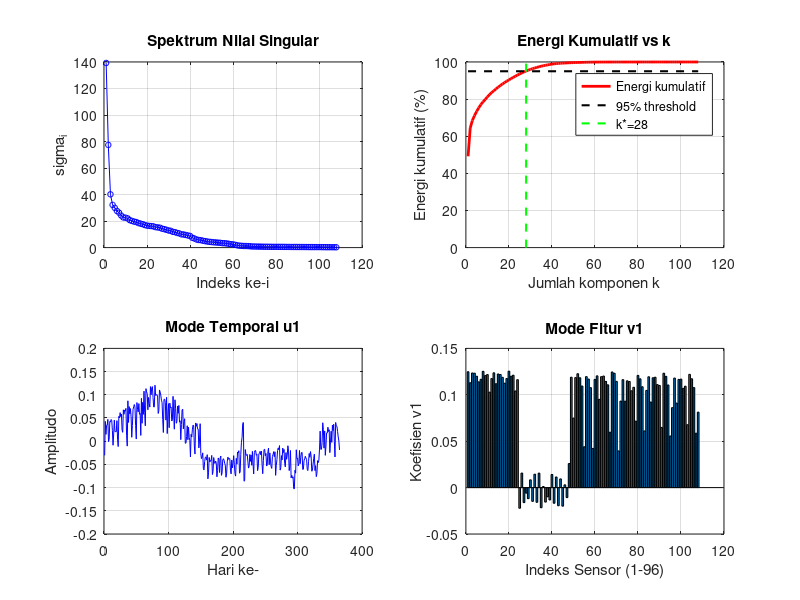
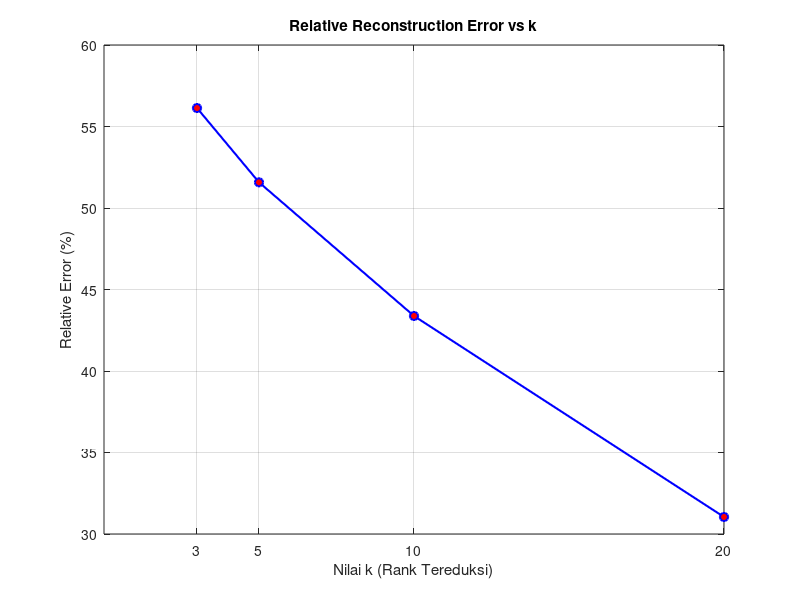

Write the MATLAB code that produced these figures, in order. (Note: this script raises an error after producing the figures.)
clear; clc;

% Membaca dataset dari file CSV
data = dlmread('DataSet_KualitasUdara_K1.csv', ',', 1, 0);
% Mengekstrak  data (kolom 2 sampai 97)
A = data(:, 2:end);

%% BAGIAN 1
% Menampilkan ukuran matriks diawal untuk memverifikasi 
fprintf('BAGIAN 1: Matriks A dan Normalisasi Z-Score\n');
fprintf('Ukuran matriks A: %d baris x %d kolom\n', size(A, 1), size(A, 2));
[m, n] = size(A); % m = 365 (baris), n = 96 (kolom)

mean_j = (ones(1,m) * A) / m; % menghitung mean dari setiap kolom menggunakan operasi
                              % matriks dengan menjumlahkan semua baris tiap kolom, lalu dibagi m
simpangan = A - ones(m,1) * mean_j; % Menghtung simpangan agar rata-rata tiap kolom = 0
varians = (ones(1,m) * (simpangan .^ 2)) / m; % Menghitung varians setiap kolom
stddv = sqrt(varians); % Menghitung standar deviasi
% Mulai menghitung z_Score
Z = simpangan ./ (ones(m,1) * stddv);
fprintf('Ukuran matriks Z (setelah normalisasi): %d baris x %d kolom\n', size(Z,1), size(Z,2));
% verifikasi hasil normalisasi
mean_Z    = (ones(1,m) * Z) / m;
varians_Z   = (ones(1,m) * ((Z - ones(m,1)*mean_Z) .^ 2)) / m;
stddv_Z = sqrt(varians_Z);

fprintf('Verifikasi Normalisasi Z-Score:\n');
fprintf('Max nilai absolut mean Z : %.2e\n', max(abs(mean_Z)));
fprintf('Max selisih std Z dari 1 : %.2e\n', max(abs(stddv_Z - 1)));
fprintf('Min nilai Z : %.4f\n', min(Z(:)));
fprintf('Max nilai Z : %.4f\n', max(Z(:)));

%% Bagian 2 
% Melakukan SVD penuh pada matriks Z = U * S * V'
fprintf('BAGIAN 2: SVD Penuh dan Analisis Spektrum\n');

% Menghasilkan U(365x96), S(96x96), V(96x96)
[U, S, V] = svd(Z, 'econ');

% Menampilkan ukuran ketiga matriks hasil SVD untuk verifikasi
fprintf('Ukuran U  : %d x %d\n', size(U,1), size(U,2)); % vektor singular kiri
fprintf('Ukuran S  : %d x %d\n', size(S,1), size(S,2)); % nilai singular
fprintf('Ukuran V  : %d x %d\n', size(V,1), size(V,2)); % vektor singular kanan

% Verifikasi rekonstruksi Z = U * S * V'
Z_rekon = U * S * V';
err_rekon = norm(Z - Z_rekon, 'fro');
fprintf('Verifikasi rekonstruksi Z = U*S*V :\n');
fprintf('norm(Z - U*S*V) = %.2e\n', err_rekon);

% Verifikasi sifat ortogonal U dan V
err_U = max(max(abs(U'*U - eye(size(U,2)))));
err_V = max(max(abs(V'*V - eye(size(V,2)))));
fprintf('Cek U x U = I : max error = %.2e\n', err_U);
fprintf('Cek V x V = I : max error = %.2e\n', err_V);

% Mengambil nilai singular dari diagonal matriks S
sv = diag(S);

% Menghitung energi tiap komponen
energi = sv .^ 2;
total_energi = (ones(1, length(sv)) * energi);
energi_prop = energi / total_energi; % proporsi energi tiap komponen
energi_kum = cumsum(energi_prop); % energi kumulatif

% Menampilkan 10 nilai singular terbesar
fprintf('10 Nilai Singular Terbesar:\n');
fprintf('  i  |  sigma_i  |  Energi(%%)  |  Kumulatif(%%)\n');
fprintf('-----|-----------|------------|-------------\n');
for i = 1:10
    fprintf('  %2d | %9.4f | %10.4f | %11.4f\n', ...
        i, sv(i), energi_prop(i)*100, energi_kum(i)*100);
end

% Dekomposisi rank-1: Z = sigma1*u1*v1' + sigma2*u2*v2' + ...
fprintf('Dekomposisi Rank-1 (20 komponen pertama):\n');
fprintf('  i  |  sigma_i  |  Error sisa\n');
fprintf('-----|-----------|------------\n');

Z_approx = zeros(m, n); % matriks akumulasi komponen rank-1
for i = 1:20
    % Menambahkan komponen rank-1 ke-i
    komponen_i = S(i,i) * U(:,i) * V(:,i)';
    Z_approx = Z_approx + komponen_i;
    sisa = norm(Z - Z_approx, 'fro'); % error sisa setelah i komponen
    fprintf('  %2d | %9.4f | %11.4f\n', i, sv(i), sisa);
end

% Menentukan rank efektif k* berdasarkan energi kumulatif >= 95%
% k* = jumlah komponen minimum yang merangkum 95% variansi data
fprintf('Rank efektif untuk berbagai threshold energi:\n');
for thr = [0.90, 0.95, 0.99]
    k_thr = find(energi_kum >= thr, 1, 'first');
    fprintf('k untuk %.0f%% energi: %d (dari %d total)\n', thr*100, k_thr, n);
end

% Menetapkan rank efektif utama = 95%
k_efektif = find(energi_kum >= 0.95, 1, 'first');
fprintf('Rank efektif k* = %d\n', k_efektif);
fprintf('Energi kumulatif pada k=%d : %.4f%%\n', k_efektif, energi_kum(k_efektif)*100);

% Rekonstruksi rank-k untuk beberapa nilai k
k_list = unique([3, 5, 10, 20, k_efektif]);
fprintf('Rekonstruksi Rank-k:\n');
fprintf('  k  |  Energi Kum(%%)  |  Rel. Error(%%)\n');
fprintf('-----|----------------|---------------\n');
for idx = 1:length(k_list)
    k = k_list(idx);
    % Merekonstruksi Z dengan k komponen pertama
    Z_k = U(:,1:k) * S(1:k,1:k) * V(:,1:k)';
    % Menghitung relative error hasil rekonstruksi
    rel_err = norm(Z - Z_k, 'fro') / norm(Z, 'fro');
    fprintf('  %2d  | %14.4f | %13.4f\n', k, energi_kum(k)*100, rel_err*100);
end

% Menampilkan interpretasi nilai singular
fprintf('Interpretasi Nilai Singular:\n');
fprintf('sigma_1 = %.4f (%.2f%%) -> pola polusi dominan\n', sv(1), energi_prop(1)*100);
fprintf('sigma_2 = %.4f (%.2f%%) -> pola sekunder\n', sv(2), energi_prop(2)*100);
fprintf('sigma_%d = %.4f (%.2f%%) -> mulai merepresentasikan noise\n', ...
    k_efektif+1, sv(k_efektif+1), energi_prop(k_efektif+1)*100);

% Visualisasi spektrum nilai singular dan energi kumulatif
figure;

% Plot spektrum nilai singular
subplot(2, 2, 1);
plot(1:n, sv, 'b-o', 'MarkerSize', 4);
xlabel('Indeks ke-i');
ylabel('sigma_i');
title('Spektrum Nilai Singular');
grid on;

% Plot energi kumulatif dengan garis threshold 95%
subplot(2, 2, 2);
plot(1:n, energi_kum*100, 'r-', 'LineWidth', 2);
hold on;
plot([1 n], [95 95], 'k--', 'LineWidth', 1.5);
plot([k_efektif k_efektif], [0 100], 'g--', 'LineWidth', 1.5);
xlabel('Jumlah komponen k');
ylabel('Energi kumulatif (%)');
title('Energi Kumulatif vs k');
legend('Energi kumulatif', '95% threshold', sprintf('k*=%d', k_efektif));
grid on;

% Plot mode temporal u1 (pola polusi dominan sepanjang 365 hari)
subplot(2, 2, 3);
plot(1:365, U(:,1), 'b-');
xlabel('Hari ke-');
ylabel('Amplitudo');
title('Mode Temporal u1');
grid on;

% Plot mode fitur v1 
subplot(2, 2, 4);
bar(1:n, V(:,1));
xlabel('Indeks Sensor (1-96)');
ylabel('Koefisien v1');
title('Mode Fitur v1');
grid on;

%% Bagian 3 
% Rekonstruksi Matriks dengan Rank Tereduksi
fprintf('\nBAGIAN 3: Rekonstruksi Matriks (k = 3, 5, 10, 20)\n');

% Daftar nilai k yang akan dievaluasi
k_values = [3, 5, 10, 20];
errors = zeros(length(k_values), 1);

% Rumus: Akar dari jumlah kuadrat seluruh elemen matriks
kuadrat_Z = Z .^ 2;
jumlah_kuadrat_Z = sum(sum(kuadrat_Z)); % menjumlahkan semua elemen baris dan kolom
norm_Z_manual = sqrt(jumlah_kuadrat_Z);

for i = 1:length(k_values)
    k_val = k_values(i);

    % Mengambil k kolom/baris pertama dari U, S, dan V
    Uk = U(:, 1:k_val);
    Sk = S(1:k_val, 1:k_val);
    Vk = V(:, 1:k_val);

    % Rekonstruksi matriks tereduksi (Z_k)
    Zk = Uk * Sk * Vk';
    
    % 2. Menghitung relative reconstruction error 
    % Menghitung matriks selisih (Z - Zk)
    matriks_selisih = Z - Zk;

    % Menghitung Frobenius norm dari matriks selisih
    kuadrat_selisih = matriks_selisih .^ 2;
    jumlah_kuadrat_selisih = sum(sum(kuadrat_selisih));
    norm_selisih_manual = sqrt(jumlah_kuadrat_selisih);

    % Menghitung error relatif: ||Z - Z_k||_F / ||Z||_F
    rel_error = norm_selisih_manual / norm_Z_manual;
    errors(i) = rel_error;

    fprintf('Relative reconstruction error untuk k = %2d: %.4f (%.2f%%)\n', k_val, rel_error, rel_error * 100);
end

% Visualisasi Error Rekonstruksi 
figure('Name', 'Reconstruction Error', 'NumberTitle', 'off');
plot(k_values, errors * 100, 'b-o', 'LineWidth', 1.5, 'MarkerSize', 6, 'MarkerFaceColor', 'r');
title('Relative Reconstruction Error vs k');
xlabel('Nilai k (Rank Tereduksi)');
ylabel('Relative Error (%)');
xticks(k_values);
grid on;

%% Bagian 4
% Ekstraksi dan Validasi Dataset
data = readtable('dummydataset.csv', 'VariableNamingRule', 'preserve');
x_data = data{:, 1};       
y_data = data{:, 2};       

% Konversi ke format numerik standar jika data terbaca sebagai cell/string
if iscell(y_data), y_data = str2double(y_data); end
if iscell(x_data), x_data = str2double(x_data); end

% Menghapus baris yang mengandung NaN untuk mencegah error kalkulasi
valid_idx = ~isnan(x_data) & ~isnan(y_data);
x_data = x_data(valid_idx);
y_data = y_data(valid_idx);

%  Penentuan Titik Puncak
[max_val, max_idx] = max(y_data);
x0 = x_data(max_idx);      

%  Pembentukan Window Data (15 Hari)
win_size = 15;
idx_start = max(1, max_idx - win_size);
idx_end = min(length(x_data), max_idx + win_size);

x_win = x_data(idx_start:idx_end);
y_win = y_data(idx_start:idx_end);

%  TRANSFORMASI TITIK PUSAT (Menghindari "Badly Conditioned Polynomial")
dx = x_win - x0; 

%  Curve Fitting pada Data Terpusat
p = polyfit(dx, y_win, 8);

%  Eksekusi Turunan Analitik
p1 = polyder(p); p2 = polyder(p1); p3 = polyder(p2);
p4 = polyder(p3); p5 = polyder(p4); p6 = polyder(p5);
p7 = polyder(p6);

% Evaluasi di titik pusat lokal (dx = 0)
d0 = polyval(p, 0);  d1 = polyval(p1, 0); d2 = polyval(p2, 0);
d3 = polyval(p3, 0); d4 = polyval(p4, 0); d5 = polyval(p5, 0);
d6 = polyval(p6, 0); d7 = polyval(p7, 0);

%  Substitusi Deret Taylor (Orde 3, 5, 7)
T3 = d0 + d1.*dx + (d2/factorial(2)).*dx.^2 + (d3/factorial(3)).*dx.^3;
T5 = T3 + (d4/factorial(4)).*dx.^4 + (d5/factorial(5)).*dx.^5;
T7 = T5 + (d6/factorial(6)).*dx.^6 + (d7/factorial(7)).*dx.^7;

%  Kalkulasi Galat Absolut Analitik
f_true = polyval(p, dx);
err3 = abs(f_true - T3);
err5 = abs(f_true - T5);
err7 = abs(f_true - T7);

%  Visualisasi Render
figure('Name', 'Aproksimasi Deret Taylor PM2.5');
plot(x_win, y_win, 'ko', 'MarkerFaceColor', 'k', 'DisplayName', 'Data Asli'); hold on;
plot(x_win, f_true, 'k-', 'LineWidth', 2, 'DisplayName', 'Fungsi Asli f(x)');
plot(x_win, T3, 'r--', 'LineWidth', 1.5, 'DisplayName', 'Taylor Orde 3');
plot(x_win, T5, 'g-.', 'LineWidth', 1.5, 'DisplayName', 'Taylor Orde 5');
plot(x_win, T7, 'b:', 'LineWidth', 1.5, 'DisplayName', 'Taylor Orde 7');
plot(x0, max_val, 'm*', 'MarkerSize', 10, 'DisplayName', 'Titik Puncak');
legend('Location', 'best'); xlabel('Hari Ke-'); ylabel('Konsentrasi PM2.5'); grid on;

figure('Name', 'Analisis Galat Aproksimasi');
plot(x_win, err3, 'r-', 'LineWidth', 1.5, 'DisplayName', 'Galat Orde 3'); hold on;
plot(x_win, err5, 'g-', 'LineWidth', 1.5, 'DisplayName', 'Galat Orde 5');
plot(x_win, err7, 'b-', 'LineWidth', 1.5, 'DisplayName', 'Galat Orde 7');
legend('Location', 'best'); xlabel('Hari Ke-'); ylabel('Galat Absolut'); grid on;


%% Bagian 5
fprintf('BAGIAN 5: Perhitungan Paparan Polutan Menggunakan Integral\n');
%Turunan parsial fungsi konsentrasi polutan
PM25 = A(:, 1); % PM2.5 titik pemantauan 1
n_hari = length(PM25); % 365
%Suhu dalam Celsius: 25-35 derajat
T = 28 + 5 * sin(2*pi*(1:n_hari)/365)';
%Kelembaban dalam persen: 60-90%
H = 75 + 15 * cos(2*pi*(1:n_hari)/365)';
%Kecepatan Angin dalam m/s: 1-5 m/s
W = 3 + 2 * sin(2*pi*(1:n_hari)/180)';

%Rumus: C(T, H, W) = a0 + a1*T + a2*H + a3*W + a4*T*H + a5*H*W
fprintf('\nMenghitung koefisien regresi...\n');

%Susun matriks fitur X
X = [ones(n_hari,1), T, H, W, T.*H, H.*W];

%Hitung koefisien dengan metode Least Squares: a = (X'X)^-1 * X' * C
a = (X' * X) \ (X' * PM25);

fprintf('Koefisien model berhasil dihitung.\n');
fprintf('  a0 (konstanta) = %.4f\n', a(1));
fprintf('  a1 (suhu T)    = %.4f\n', a(2));
fprintf('  a2 (kelembaban H) = %.4f\n', a(3));
fprintf('  a3 (angin W)   = %.4f\n', a(4));
fprintf('  a4 (T*H)       = %.4f\n', a(5));
fprintf('  a5 (H*W)       = %.4f\n', a(6));

fprintf('\n Turunan parsial analitik \n'); 

%Hitung nilai rata-rata T, H, W
T_mean = mean(T);
H_mean = mean(H);
W_mean = mean(W);

dC_dT = a(2) + a(5) * H_mean;
dC_dH = a(3) + a(5) * T_mean + a(6) * W_mean;
dC_dW = a(4) + a(6) * H_mean;

fprintf('Dihitung pada titik rata-rata: T=%.2f, H=%.2f, W=%.2f\n', T_mean, H_mean, W_mean);
fprintf('\ndC/dT (terhadap suhu)        = %.4f ug/m3 per degC\n', dC_dT);
fprintf('dC/dH (terhadap kelembaban)  = %.4f ug/m3 per persen\n', dC_dH);
fprintf('dC/dW (terhadap angin)       = %.4f ug/m3 per m/s\n', dC_dW);

%Rumus beda hingga: df/dx ≈ [f(x+h) - f(x-h)] / (2h)

fprintf('\n Verifikasi turunan numerik\n');

h = 0.01; % langkah kecil

% Fungsi anonim model C
C_model = @(t, hh, w) a(1) + a(2)*t + a(3)*hh + a(4)*w + a(5)*t.*hh + a(6)*hh.*w;

%Turunan numerik di titik rata-rata
dC_dT_num = (C_model(T_mean+h, H_mean, W_mean) - C_model(T_mean-h, H_mean, W_mean)) / (2*h);
dC_dH_num = (C_model(T_mean, H_mean+h, W_mean) - C_model(T_mean, H_mean-h, W_mean)) / (2*h);
dC_dW_num = (C_model(T_mean, H_mean, W_mean+h) - C_model(T_mean, H_mean, W_mean-h)) / (2*h);

fprintf('dC/dT numerik = %.4f  (analitik = %.4f)\n', dC_dT_num, dC_dT);
fprintf('dC/dH numerik = %.4f  (analitik = %.4f)\n', dC_dH_num, dC_dH);
fprintf('dC/dW numerik = %.4f  (analitik = %.4f)\n', dC_dW_num, dC_dW);

%Hitung turunan parsial harian untuk semua data
dC_dT_harian = a(2) + a(5) .* H;
dC_dH_harian = a(3) + a(5) .* T + a(6) .* W;
dC_dW_harian = a(4) + a(6) .* H;

%visualisasi 
figure('Name', 'Bagian 5 - Turunan Parsial', 'Position', [100, 100, 1200, 800]);

%Plot 1: Data PM2.5 asli
subplot(2, 3, 1);
plot(1:n_hari, PM25, 'b-', 'LineWidth', 1.2);
xlabel('Hari ke-'); ylabel('PM2.5 (ug/m3)');
title('Data PM2.5 Asli (Titik 1)');
grid on;

%Plot 2: dC/dT harian
subplot(2, 3, 2);
plot(1:n_hari, dC_dT_harian, 'r-', 'LineWidth', 1.2);
xlabel('Hari ke-'); ylabel('dC/dT');
title('Turunan Parsial terhadap Suhu (T)');
grid on;
yline(0, 'k--', 'nol');

%Plot 3: dC/dH harian
subplot(2, 3, 3);
plot(1:n_hari, dC_dH_harian, 'g-', 'LineWidth', 1.2);
xlabel('Hari ke-'); ylabel('dC/dH');
title('Turunan Parsial terhadap Kelembaban (H)');
grid on;
yline(0, 'k--', 'nol');

%Plot 4: dC/dW harian
subplot(2, 3, 4);
plot(1:n_hari, dC_dW_harian, 'm-', 'LineWidth', 1.2);
xlabel('Hari ke-'); ylabel('dC/dW');
title('Turunan Parsial terhadap Kecepatan Angin (W)');
grid on;
yline(0, 'k--', 'nol');

%Plot 5: Membandingkan turunan
subplot(2, 3, 5);
bar([dC_dT, dC_dH, dC_dW]);
set(gca, 'XTickLabel', {'dC/dT', 'dC/dH', 'dC/dW'});
ylabel('Nilai Turunan di Titik Rata-rata');
title('Perbandingan Turunan Parsial');
grid on;

%Plot 6: PM2.5 vs Suhu untuk scatter plyt
subplot(2, 3, 6);
scatter(T, PM25, 10, 'b', 'filled', 'MarkerFaceAlpha', 0.3);
xlabel('Suhu (degC)'); ylabel('PM2.5 (ug/m3)');
title('Hubungan PM2.5 vs Suhu');
grid on;

sgtitle('Bagian 5: Analisis Turunan Parsial Konsentrasi Polutan PM2.5');

fprintf('\n=== INTERPRETASI FISIK ===\n');

if dC_dT < 0
    fprintf('dC/dT < 0 : Ketika suhu naik 1 degC, konsentrasi PM2.5 TURUN %.4f ug/m3\n', abs(dC_dT));
    fprintf('  -> Suhu tinggi menyebabkan konveksi udara, polutan terbawa ke atas (menyebar)\n');
else
    fprintf('dC/dT > 0 : Ketika suhu naik 1 degC, konsentrasi PM2.5 NAIK %.4f ug/m3\n', dC_dT);
    fprintf('  -> Suhu tinggi meningkatkan reaksi kimia pembentukan polutan sekunder\n');
end

if dC_dH > 0
    fprintf('\ndC/dH > 0 : Ketika kelembaban naik 1%%, konsentrasi PM2.5 NAIK %.4f ug/m3\n', dC_dH);
    fprintf('  -> Kelembaban tinggi menyebabkan partikel PM2.5 menggumpal (hygroscopic growth)\n');
else
    fprintf('\ndC/dH < 0 : Ketika kelembaban naik 1%%, konsentrasi PM2.5 TURUN %.4f ug/m3\n', abs(dC_dH));
    fprintf('  -> Kelembaban tinggi menyebabkan partikel mengendap (wet deposition)\n');
end

if dC_dW < 0
    fprintf('\ndC/dW < 0 : Ketika angin naik 1 m/s, konsentrasi PM2.5 TURUN %.4f ug/m3\n', abs(dC_dW));
    fprintf('  -> Angin kencang mengencerkan dan menyebarkan polutan ke area lebih luas\n');
else
    fprintf('\ndC/dW > 0 : Ketika angin naik 1 m/s, konsentrasi PM2.5 NAIK %.4f ug/m3\n', dC_dW);
    fprintf('  -> Angin membawa polutan dari daerah lain ke titik pemantauan\n');
end

%% Bagian 6
% Analisis Paparan Polutan Menggunakan Integral
data_asli = A;
profil_harian = mean(data_asli, 1); % Menghitung nilai mean tiap kolom sensor sepanjang tahun

% Membentuk domain kontinu waktu (t) dari jam 0 hingga jam 24.
t_data = linspace(0, 24, length(profil_harian));

% Menentukan batas-batas integrasi batas bawah (a) dan batas atas (b)
t_pagi_mulai = 6; t_pagi_selesai = 14; % Jendela waktu Pagi - Siang (8 jam)
t_malam_mulai = 14; t_malam_selesai = 22; % Jendela waktu Siang - Malam (8 jam)

% Digunakan polinomial derajat 7 (orde 7) untuk memodelkan fluktuasi polutan udara secara smooth
orde_poly = 7;
p_integral = polyfit(t_data, profil_harian, orde_poly);

% Proses Integrasi Simbolik 
p_integrasi = [p_integral ./ (orde_poly+1:-1:1), 0];

% Menghitung akumulasi eksak untuk Periode 1 (Pagi - Siang: 06.00 s.d 14.00)
analitik_pagi = polyval(p_integrasi, t_pagi_selesai) - polyval(p_integrasi, t_pagi_mulai);

% Menghitung akumulasi eksak untuk Periode 2 (Siang - Malam: 14.00 s.d 22.00)
analitik_malam = polyval(p_integrasi, t_malam_selesai) - polyval(p_integrasi, t_malam_mulai);

% Menggunakan pemetaan kondisi logis untuk mencari indeks baris di dalam matriks
idx_6 = find(t_data >= t_pagi_mulai, 1, 'first');
idx_14 = find(t_data >= t_pagi_selesai, 1, 'first');
idx_22 = find(t_data >= t_malam_selesai, 1, 'first');

% A. Perhitungan Aturan Trapesium untuk Jendela Pagi-Siang
t_pagi = t_data(idx_6:idx_14);       % Mengiris partisi waktu internal pagi
y_pagi = profil_harian(idx_6:idx_14);% Mengiris nilai polutan koordinat Y
N_pagi = length(t_pagi) - 1;         % Jumlah sub-interval partisi trapesium
h_pagi = (t_pagi(end) - t_pagi(1)) / N_pagi; % Menghitung lebar langkah (step size h)
% Implementasi Aturan Trapesium Komposisi: I = (h/2) * [y0 + 2*sum(y_i) + yN]
numerik_pagi = (h_pagi / 2) * (y_pagi(1) + 2*sum(y_pagi(2:end-1)) + y_pagi(end));

% B. Perhitungan Aturan Trapesium untuk Jendela Siang-Malam
t_malam = t_data(idx_14:idx_22);       % Mengiris partisi waktu internal malam
y_malam = profil_harian(idx_14:idx_22);% Mengiris nilai polutan koordinat Y
N_malam = length(t_malam) - 1;         % Jumlah sub-interval partisi trapesium
h_malam = (t_malam(end) - t_malam(1)) / N_malam; % Menghitung lebar langkah (step size h)
% Implementasi Aturan Trapesium Komposisi
numerik_malam = (h_malam / 2) * (y_malam(1) + 2*sum(y_malam(2:end-1)) + y_malam(end));

% Menghitung Galat Absolut: Nilai Mutlak dari |Solusi Analitik - Solusi Numerik|
err_abs_pagi = abs(analitik_pagi - numerik_pagi);
% Menghitung Galat Relatif dalam bentuk presentase terhadap Solusi Analitik Eksak
err_rel_pagi = (err_abs_pagi / analitik_pagi) * 100;
% Mengulangi perhitungan galat absolut dan relatif untuk sesi Siang-Malam
err_abs_malam = abs(analitik_malam - numerik_malam);
err_rel_malam = (err_abs_malam / analitik_malam) * 100;

% Proses pencetakan data numerik akhir secara terstruktur 
fprintf('\nHASIL INTEGRAL PAPARAN POLUTAN:\n');
fprintf('----------------------------------------------------------------\n');
fprintf('Periode Pagi-Siang (06.00 - 14.00):\n');
fprintf('   - Solusi Analitik (Poly-7)  : %.4f\n', analitik_pagi);
fprintf('   - Solusi Numerik (Trapezoid): %.4f\n', numerik_pagi);
fprintf('   - Galat Absolut             : %.4e\n', err_abs_pagi);
fprintf('   - Galat Relatif             : %.4f%%\n', err_rel_pagi);
fprintf('-----------------------------------------------------------------\n');
fprintf('Periode Siang-Malam (14.00 - 22.00):\n');
fprintf('   - Solusi Analitik (Poly-7)  : %.4f\n', analitik_malam);
fprintf('   - Solusi Numerik (Trapezoid): %.4f\n', numerik_malam);
fprintf('   - Galat Absolut             : %.4e\n', err_abs_malam);
fprintf('   - Galat Relatif             : %.4f%%\n', err_rel_malam);
fprintf('-----------------------------------------------------------------\n');

% visualisasi grafik
figure('Name', 'Analisis Integral Paparan Polutan', 'NumberTitle', 'off');

% Menggambar kurva kontinu beresolusi tinggi (500 titik) menggunakan koefisien polinomial
t_mulus = linspace(0, 24, 500);
y_mulus = polyval(p_integral, t_mulus);

% Plotting data asli diskret beserta kurva matematikanya
plot(t_data, profil_harian, 'k.', 'MarkerSize', 8, 'DisplayName', 'Data Rata-rata Polutan'); hold on;
plot(t_mulus, y_mulus, 'k-', 'LineWidth', 1.5, 'DisplayName', 'Kurva Pendekatan f(t)');

% Representasi Geometris Integral Sesi Pagi-Siang: Mewarnai area di bawah kurva dengan warna Hijau (g)
t_fill_pagi = linspace(t_pagi_mulai, t_pagi_selesai, 100);
y_fill_pagi = polyval(p_integral, t_fill_pagi);
fill([t_fill_pagi, fliplr(t_fill_pagi)], [y_fill_pagi, zeros(1,100)], 'g', ...
    'FaceAlpha', 0.3, 'DisplayName', sprintf('Pagi-Siang (Num: %.2f)', numerik_pagi));

% Representasi Geometris Integral Sesi Siang-Malam: Mewarnai area di bawah kurva dengan warna Merah (r)
t_fill_malam = linspace(t_malam_mulai, t_malam_selesai, 100);
y_fill_malam = polyval(p_integral, t_fill_malam);
fill([t_fill_malam, fliplr(t_fill_malam)], [y_fill_malam, zeros(1,100)], 'r', ...
    'FaceAlpha', 0.3, 'DisplayName', sprintf('Siang-Malam (Num: %.2f)', numerik_malam));

% Konfigurasi pelabelan aksis dan plot grafik ilmiah
title('Perbandingan Total Paparan Polutan berdasarkan Interval Waktu');
xlabel('Jam (Waktu) dalam 24 Jam');
ylabel('Konsentrasi Polutan');
xlim([0 24]);
xticks(0:2:24); % Membuat penanda waktu berjarak kelipatan 2 jam
grid on;
legend('Location', 'best');

%% Bagian 7
% Analisis Akhir Hasil Pemodelan Kualitas Udara

fprintf('\nBAGIAN 7: Analisis Akhir dan Kesimpulan\n');

% Mengumpulkan beberapa indikator utama dari hasil sebelumnya
energi_95 = energi_kum(k_efektif) * 100;

mean_err_taylor3 = mean(err3);
mean_err_taylor5 = mean(err5);
mean_err_taylor7 = mean(err7);

fprintf('\nRINGKASAN HASIL:\n');
fprintf('------------------------------------------------------\n');
fprintf('Rank efektif SVD (95%% energi)      : %d\n', k_efektif);
fprintf('Energi kumulatif                   : %.2f%%\n', energi_95);
fprintf('------------------------------------------------------\n');
fprintf('Galat rata-rata Taylor orde 3      : %.6f\n', mean_err_taylor3);
fprintf('Galat rata-rata Taylor orde 5      : %.6f\n', mean_err_taylor5);
fprintf('Galat rata-rata Taylor orde 7      : %.6f\n', mean_err_taylor7);
fprintf('------------------------------------------------------\n');
fprintf('Paparan pagi-siang                 : %.4f\n', numerik_pagi);
fprintf('Paparan siang-malam                : %.4f\n', numerik_malam);
fprintf('------------------------------------------------------\n');

% Membandingkan galat Taylor
figure('Name','Bagian 7 - Ringkasan Analisis','NumberTitle','off');

subplot(2,2,1);
bar([mean_err_taylor3 mean_err_taylor5 mean_err_taylor7]);
set(gca,'XTickLabel',{'Orde 3','Orde 5','Orde 7'});
ylabel('Galat Rata-rata');
title('Perbandingan Galat Taylor');
grid on;

% Membandingkan error rekonstruksi SVD
subplot(2,2,2);
plot(k_values, errors*100,'o-','LineWidth',1.5);
xlabel('Nilai k');
ylabel('Relative Error (%)');
title('Error Rekonstruksi SVD');
grid on;

% Perbandingan paparan polutan
subplot(2,2,3);
bar([numerik_pagi numerik_malam]);
set(gca,'XTickLabel',{'06-14','14-22'});
ylabel('Total Paparan');
title('Perbandingan Paparan Polutan');
grid on;

% Energi kumulatif SVD
subplot(2,2,4);
plot(energi_kum*100,'LineWidth',1.5);
hold on;
plot([1 length(energi_kum)],[95 95],'r--');
xlabel('Komponen');
ylabel('Energi Kumulatif (%)');
title('Energi Kumulatif SVD');
grid on;

fprintf('\nKESIMPULAN SEMENTARA:\n');

if mean_err_taylor7 < mean_err_taylor5 && mean_err_taylor5 < mean_err_taylor3
    fprintf('- Orde Taylor yang lebih tinggi menghasilkan galat yang lebih kecil.\n');
end

fprintf('- Semakin besar nilai k, error rekonstruksi SVD semakin kecil.\n');
fprintf('- Sebagian besar informasi data telah direpresentasikan oleh %d komponen utama.\n', k_efektif);

if numerik_pagi > numerik_malam
    fprintf('- Paparan polutan lebih besar pada periode pagi-siang.\n');
else
    fprintf('- Paparan polutan lebih besar pada periode siang-malam.\n');
end
